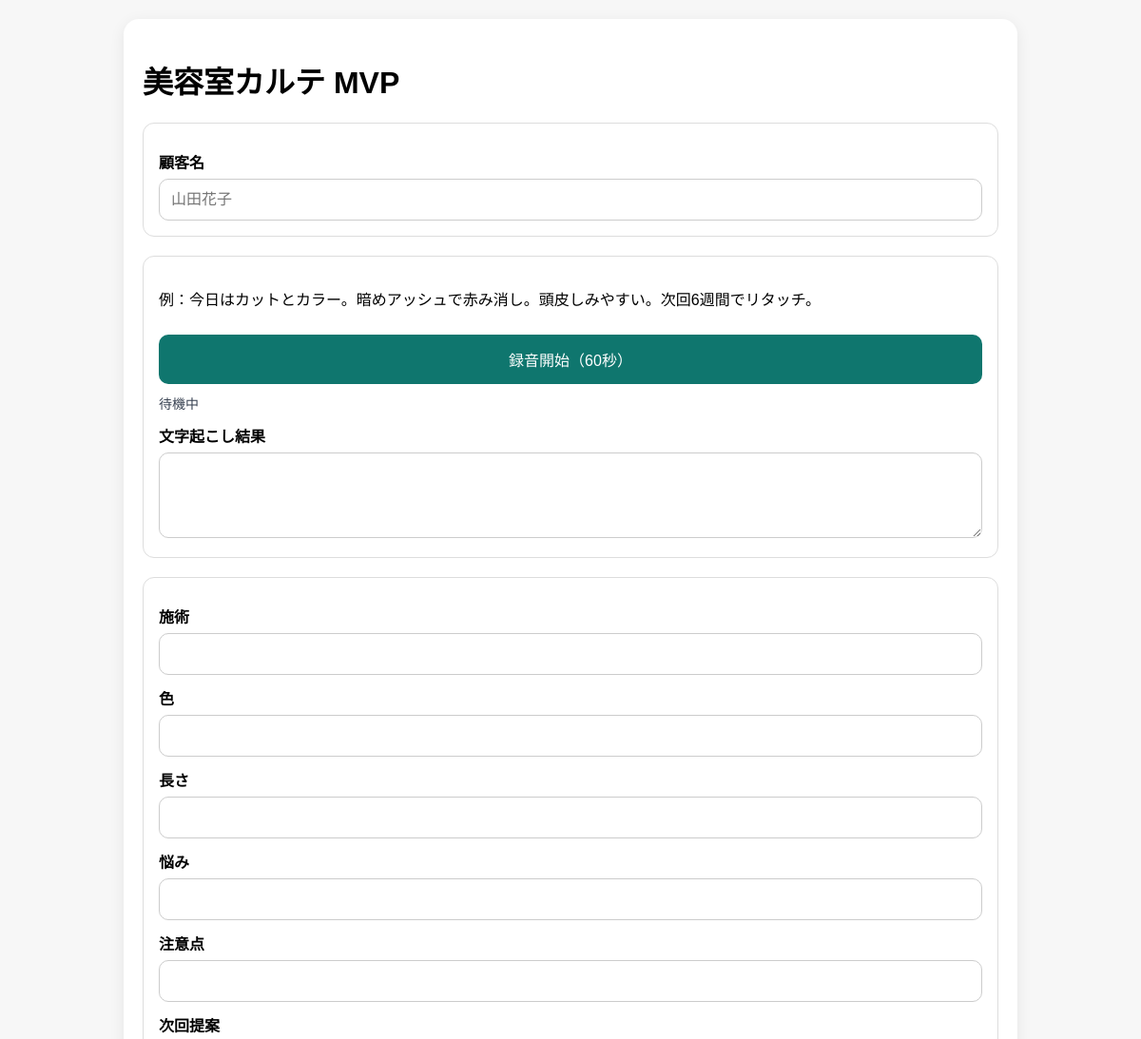
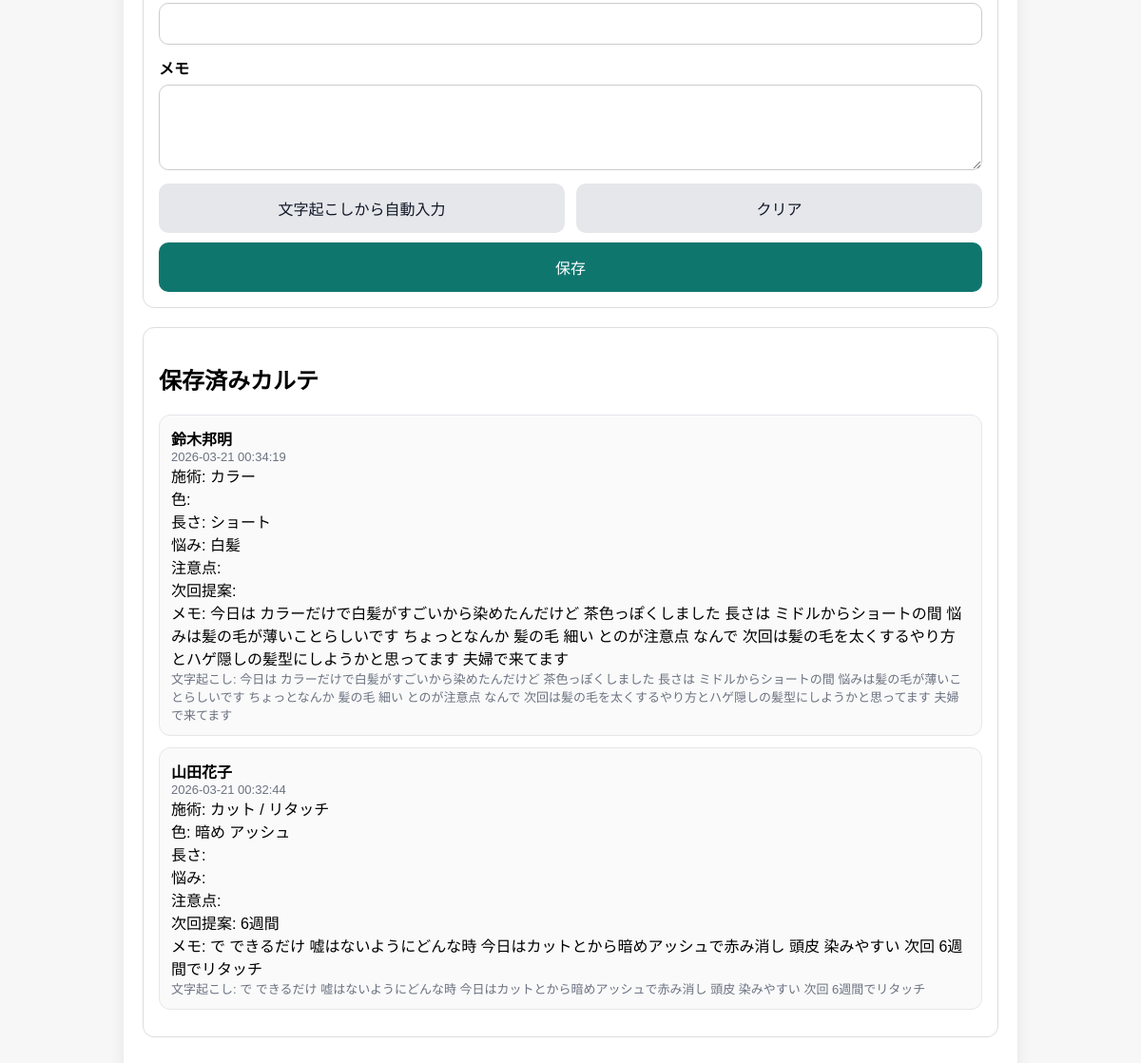
The page / on the database its author committed (2 pictures, top to bottom).
### tables this page shows
CREATE TABLE karte (
            id INTEGER PRIMARY KEY AUTOINCREMENT,
            created_at TEXT NOT NULL,
            customer_name TEXT,
            menu TEXT,
            color TEXT,
            length TEXT,
            concerns TEXT,
            caution TEXT,
            next_plan TEXT,
            memo TEXT,
            transcript TEXT
        );

### app.py (the view)
@app.route("/")
def index():
    conn = get_conn()
    rows = conn.execute(
        "SELECT * FROM karte ORDER BY id DESC LIMIT 50"
    ).fetchall()
    conn.close()
    return render_template("index.html", records=rows)

### app.py (called while the page is built)
def get_conn():
    conn = sqlite3.connect(DB_PATH)
    conn.row_factory = sqlite3.Row
    return conn

### templates/index.html (shortened to what this page needs)
<!DOCTYPE html>
<html lang="ja">
<head>
</head>
<body>
  <div class="container">
    <h1>美容室カルテ MVP</h1>
    <div class="card">
      <label for="customerName">顧客名</label>
      <input id="customerName" type="text" placeholder="山田花子">
    </div>
    <div class="card">
      <p>例：今日はカットとカラー。暗めアッシュで赤み消し。頭皮しみやすい。次回6週間でリタッチ。</p>
      <button id="recordBtn" class="primary">録音開始（60秒）</button>
      <div class="status" id="status">待機中</div>
      <label for="transcript">文字起こし結果</label>
      <textarea id="transcript"></textarea>
    </div>
    <div class="card">
      <label for="menu">施術</label>
      <input id="menu" type="text">
      <label for="color">色</label>
      <input id="color" type="text">
      <label for="length">長さ</label>
      <input id="length" type="text">
      <label for="concerns">悩み</label>
      <input id="concerns" type="text">
      <label for="caution">注意点</label>
      <input id="caution" type="text">
      <label for="next">次回提案</label>
      <input id="next" type="text">
      <label for="memo">メモ</label>
      <textarea id="memo"></textarea>
      <div class="row">
        <button id="fillBtn" class="secondary">文字起こしから自動入力</button>
        <button id="clearBtn" class="secondary">クリア</button>
      </div>
      <button id="saveBtn" class="primary">保存</button>
    </div>
    <div class="card">
      <h2>保存済みカルテ</h2>
      {% for r in records %}
        <div class="record-item">
          <div><strong>{{ r["customer_name"] }}</strong></div>
          <div class="muted">{{ r["created_at"] }}</div>
          <div>施術: {{ r["menu"] }}</div>
          <div>色: {{ r["color"] }}</div>
          <div>長さ: {{ r["length"] }}</div>
          <div>悩み: {{ r["concerns"] }}</div>
          <div>注意点: {{ r["caution"] }}</div>
          <div>次回提案: {{ r["next_plan"] }}</div>
          <div>メモ: {{ r["memo"] }}</div>
          <div class="muted">文字起こし: {{ r["transcript"] }}</div>
        </div>
      {% else %}
        <div class="muted">まだ保存されていません</div>
      {% endfor %}
    </div>
  </div>
</body>
</html>

### templates/index.html (style rules this page uses)
body { font-family: sans-serif; background: #f7f7f7; margin: 0; padding: 20px; }
.container { max-width: 900px; margin: 0 auto; background: #fff; border-radius: 16px; padding: 20px; box-shadow: 0 4px 16px rgba(0,0,0,0.08); }
.card { border: 1px solid #ddd; border-radius: 12px; padding: 16px; margin-bottom: 20px; }
label { display: block; font-weight: bold; margin: 12px 0 6px; }
input, textarea, button { width: 100%; box-sizing: border-box; font-size: 16px; border-radius: 10px; }
input, textarea { border: 1px solid #ccc; padding: 12px; }
textarea { min-height: 90px; resize: vertical; }
button { border: none; padding: 14px; cursor: pointer; margin-top: 10px; }
.primary { background: #0f766e; color: white; }
.secondary { background: #e5e7eb; color: #111827; }
.status { margin-top: 10px; font-size: 14px; color: #374151; }
.row { display: grid; grid-template-columns: 1fr 1fr; gap: 12px; }
.record-item { border: 1px solid #e5e7eb; border-radius: 12px; padding: 12px; background: #fafafa; margin-bottom: 12px; }
.muted { color: #6b7280; font-size: 13px; }

### rows shown on the page
karte: customer_name "鈴木邦明", created_at "2026-03-21 00:34:19", menu "カラー", length "ショート", concerns "白髪", memo "今日は カラーだけで白髪がすごいから染めたんだけど 茶色っぽくしました 長さは ミドルからショートの間 悩みは髪の毛が薄いことらしいです ちょっとなんか 髪の毛 細い とのが注意点 なんで 次回は髪の毛を太くするやり方とハゲ隠しの髪型にしようかと思ってます 夫婦で来てます", transcript "今日は カラーだけで白髪がすごいから染めたんだけど 茶色っぽくしました 長さは ミドルからショートの間 悩みは髪の毛が薄いことらしいです ちょっとなんか 髪の毛 細い とのが注意点 なんで 次回は髪の毛を太くするやり方とハゲ隠しの髪型にしようかと思ってます 夫婦で来てます"
karte: customer_name "山田花子", created_at "2026-03-21 00:32:44", menu "カット / リタッチ", color "暗め アッシュ", next_plan "6週間", memo "で できるだけ 嘘はないようにどんな時 今日はカットとから暗めアッシュで赤み消し 頭皮 染みやすい 次回 6週間でリタッチ", transcript "で できるだけ 嘘はないようにどんな時 今日はカットとから暗めアッシュで赤み消し 頭皮 染みやすい 次回 6週間でリタッチ"
